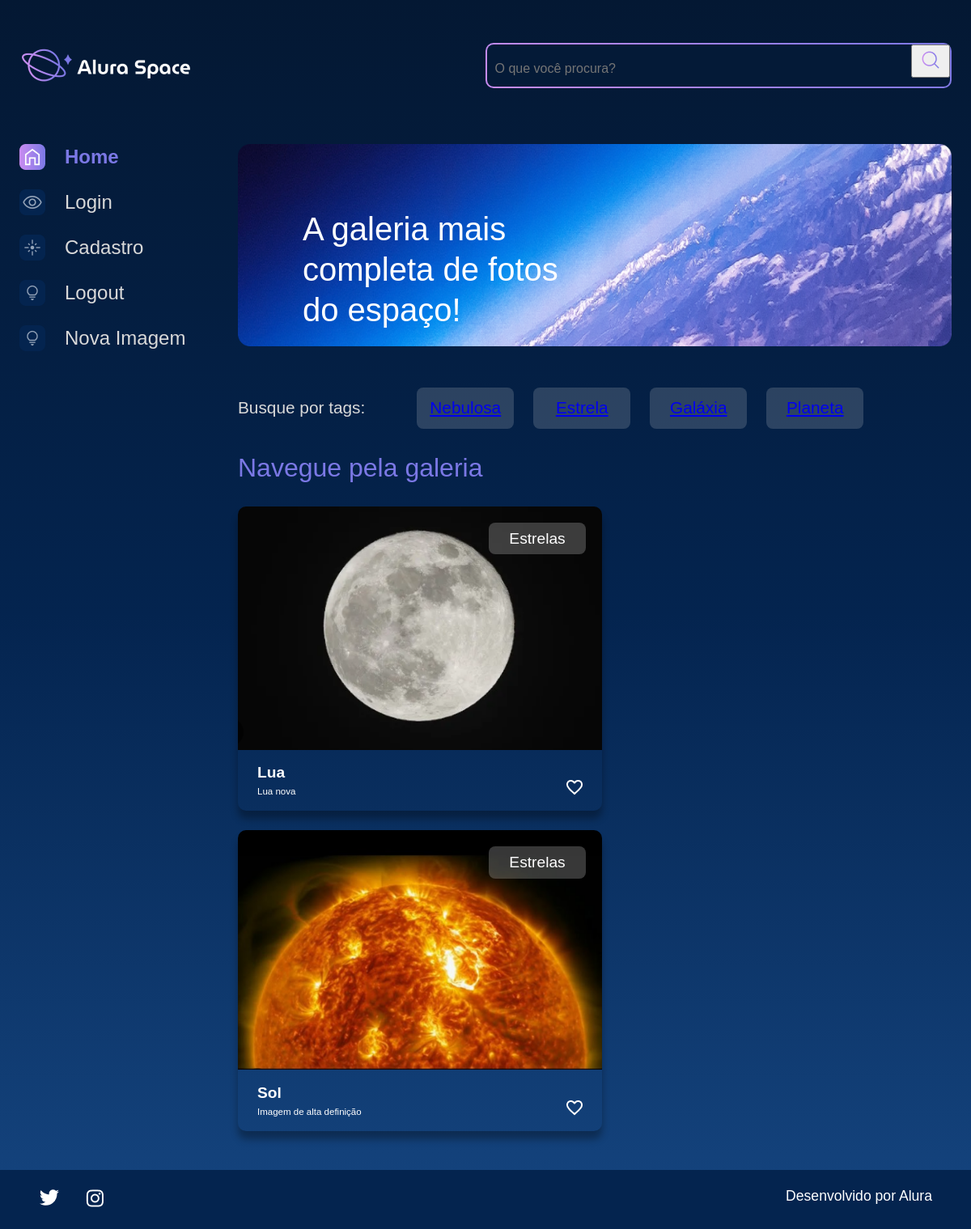
The page /filtro/PLANETA on the database its author committed.
### galeria/models.py (models this page shows, shortened)
class Fotografia(models.Model):
    OPCOES_CATEGORIA= [
        ('GALÁXIA', 'Galáxia'),
        ('NEBULOSA', 'Nebulosa'),
        ('ESTRELA', 'Estrela'),
        ('PLANETA', 'Planeta'),
    ]
    nome = models.CharField(max_length=100, null=False, blank=False)
    legenda = models.CharField(max_length=150, null=False, blank=False)
    categoria = models.CharField(max_length=100,choices = OPCOES_CATEGORIA,default='')
    descricao = models.TextField(null=False, blank=False)
    foto = models.ImageField(upload_to='fotos/%Y/%m/%d/', blank=True)
    publicada = models.BooleanField(default=True)
    data_fotografia = models.DateTimeField(default=datetime.now,null=False, blank=False)
    usuario = models.ForeignKey(to = User, on_delete=models.SET_NULL, null=True, blank=True, related_name="user")

### galeria/views.py (the view)
# urls.py: path('filtro/<str:categoria>', filtro, name='filtro'),
def filtro(request, categoria):
    categoria = categoria.strip().upper()
    fotografias = Fotografia.objects.filter(publicada=True, categoria=categoria).order_by("data_fotografia")
    return render(request, 'galeria/index.html', {"cards": fotografias})

### galeria/templates/galeria/index.html
{% extends "galeria/base.html" %}
{% load static %}
{%block content %}
            <section class="conteudo">
                <section class="banner">
                    <img class="banner__imagem" src="{% static '/assets/imagens/Banner(2).png'%}" alt="banner Alura Space">
                    <h1 class="banner__titulo"> A galeria mais completa de fotos do espaço!</h1>
                </section>
                <section class="tags">
                    <p class="tags__titulo">Busque por tags:</p>
                    <ul class="tags__lista">
                        <li class="tags__tag"><a href ={% url 'filtro' 'NEBULOSA' %} class="btn" style ="color": #C9C9C9>Nebulosa</a></li>
                        <li class="tags__tag"><a href ={% url 'filtro' 'ESTRELA' %} class="btn" style ="color": #C9C9C9 >Estrela</a></li>
                        <li class="tags__tag"><a href ={% url 'filtro' 'GALÁXIA' %} class="btn" style ="color": #C9C9C9 >Galáxia</a></li>
                        <li class="tags__tag"><a href ={% url 'filtro' 'PLANETA' %} class="btn" style ="color": #C9C9C9 >Planeta</a></li>
                    </ul>
                </section>
                <section class="galeria">
                    <div class="cards">
                        <h2 class="cards__titulo">Navegue pela galeria</h2>
                        <ul class="cards__lista">
                            {% if cards %}
                            {% for fotografia in cards %}
                            <li class="card">
                                <a href="{% url 'imagem' fotografia.id %}">
                                    {% if fotografia.foto == '' or fotografia.foto == null %}
                                        <img class="card__imagem" src="{% static '/assets/imagens/galeria/not_found.png'%}" alt="foto">
                                    {% else%}
                                        <img class="card__imagem" src="{{fotografia.foto.url}}" alt="foto">
                                    {% endif %}
                                </a>
                               <span class="card__tag">Estrelas</span>
                               <div class="card__info">
                                   <p class="card__titulo">{{fotografia.nome}}</p>
                                   <div class="card__texto">
                                       <p class="card__descricao">{{fotografia.legenda}}</p>
                                       <span>
                                            <img src="{% static '/assets/ícones/1x/favorite_outline.png'%}" alt="ícone de coração">
                                        </span>
                                    </div>
                                </div>
                            </li>
                            {% endfor %}
                            {% else %}
                            <div class="imagem-nao-encontrada">
                                <h2>Nenhuma imagem encontrada</h2>
                            </div>
                            {% endif %}
                        </ul>
                    </div>
                </section>
            </section>
        </main>
    </div>
    {% endblock%}

### setup/static/styles/style.css (style rules this page uses)
html, body, div, span, applet, object, iframe, h1, h2, h3, h4, h5, h6, p, blockquote, pre, a, abbr, acronym, address, big, cite, code, del, dfn, em, img, ins, kbd, q, s, samp, small, strike, strong, sub, sup, tt, var, b, u, i, center, dl, dt, dd, ol, ul, li, fieldset, form, label, legend, table, caption, tbody, tfoot, thead, tr, th, td, article, aside, canvas, details, embed, figure, figcaption, footer, header, hgroup, menu, nav, output, ruby, section, summary, time, mark, audio, video { margin: 0; padding: 0; border: 0; font-size: 100%; font: inherit; vertical-align: baseline; }
article, aside, details, figcaption, figure, footer, header, hgroup, menu, nav, section { display: block; }
body { line-height: 1; font-family: 'Space Grotesk', sans-serif; min-height: 100vh; background: linear-gradient(#041833,#04244F,#154580); background-repeat: no-repeat; background-position: center; background-size: cover; }
ol, ul { list-style: none; }
.banner { width: auto; position: relative; margin-bottom: 1.5rem; }
.banner__imagem { width: 100%; }
.banner__titulo { color: #FFFFFF; font-size: 40px; width: 350px; line-height: 50px; position: absolute; top: 80px; left: 80px; }
.cards { width: 100%; }
.cards__titulo { color: #7B78E5; font-size: 2rem; line-height: 3rem; margin-bottom: 1.5rem; }
.cards__lista { display: flex; flex-wrap: wrap; justify-content: space-between; align-content: space-between; }
.card { border-radius: 10px; box-shadow: 0px 10px 10px #00000050; color: #FFFFFF; margin-bottom: 1.5rem; position: relative; width: 450px; }
.card__imagem { width: 450px; border-radius: 10px 10px 0 0; }
.card__tag { background-color: #D9D9D940; border-radius: 8px; border: 2px solid transparent; font-size: 1.2rem; left: 310px; margin-right: 1.5rem; padding: .5rem .5rem; position: absolute; text-align: center; top: 20px; width: 100px; }
.card__info { font-size: 1.2rem; padding: 0 1.5rem 1rem 1.5rem; }
.card__titulo { font-weight: bold; line-height: 1.2rem; margin-top: 0.8em; }
.card__texto { display: flex; justify-content: space-between; flex-wrap: wrap; }
.card__texto img { cursor: pointer; }
.card__descricao { font-size: 0.6em; margin-top: 0.8em; }
.galeria { display: flex; width: 100%; }
.tags { padding: 1.5rem 0; display: flex; align-items: center; color: #D9D9D9; font-size: 1.3rem; }
.tags__titulo { margin-right: 4rem; }
.tags__lista { display: flex; }
.tags__tag { background-color: #D9D9D930; margin-right: 1.5rem; border-radius: 8px; padding: .8rem .5rem; width: 100px; text-align: center; border: 2px solid transparent; }

### rows shown on the page
Fotografia: foto (picture), nome "Lua", legenda "Lua nova"
Fotografia: foto (picture), nome "Sol", legenda "Imagem de alta definição"
